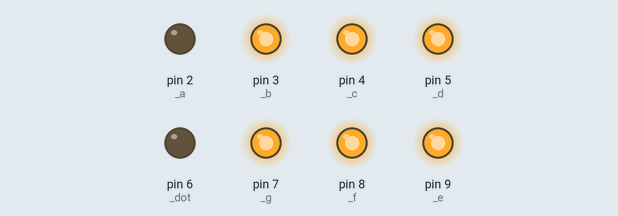
Recording of a sketch running on a simulated Arduino Uno, built with avr-gcc and run on an emulated ATmega328P. Shown: output pins drawn as LEDs (lit = HIGH).

Above: at 0.5 s.
At 1.5 s:
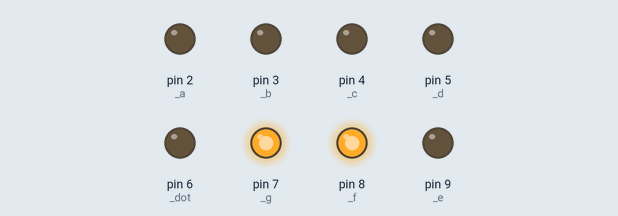
At 3.5 s:
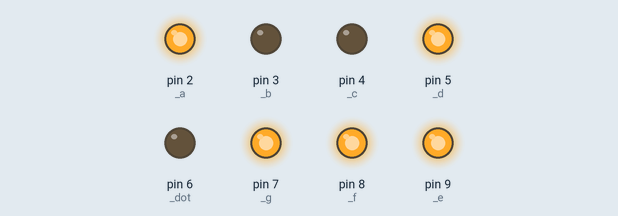
At 6.5 s:
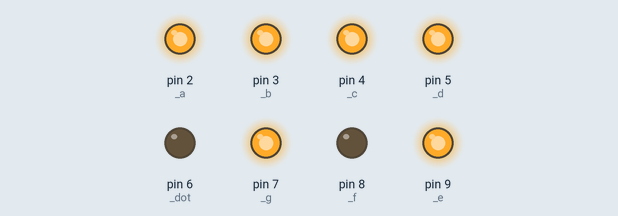
At 9.5 s:
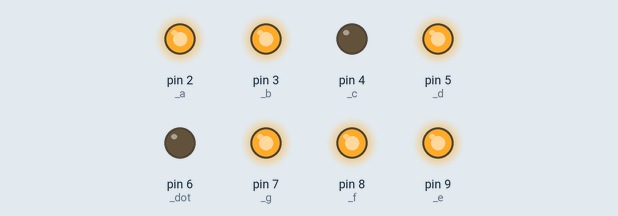
At 13.5 s:
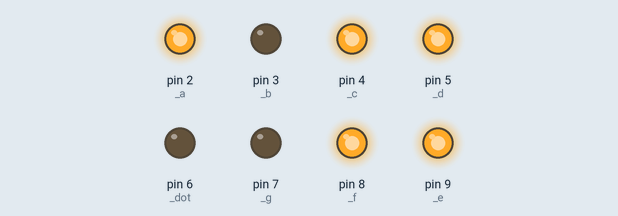
Timing chart, 0 to 14.3 s (numbered marks = the images above):
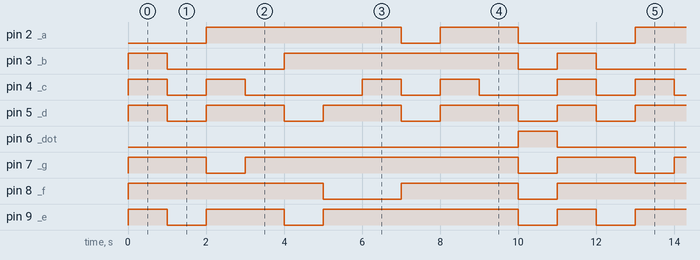

The sketch:

04_7segment01.ino
```cpp
const int _a=2;
const int _b=3;
const int _c=4;
const int _d=5;
const int _e=9;
const int _f=8;
const int _g=7;
const int _dot=6;

void display_number(int n) {
  switch(n)
  {
    case 0:
      digitalWrite(_e, HIGH);
      digitalWrite(_b, HIGH);
      digitalWrite(_c, HIGH);
      digitalWrite(_d, HIGH);
      digitalWrite(_g, HIGH);
      digitalWrite(_f, HIGH);
      digitalWrite(_a, LOW);
      digitalWrite(_dot, LOW);
      break;
    case 1:
      digitalWrite(_e, LOW);
      digitalWrite(_b, LOW);
      digitalWrite(_c, LOW);
      digitalWrite(_d, LOW);
      digitalWrite(_g, HIGH);
      digitalWrite(_f, HIGH);
      digitalWrite(_a, LOW);
      digitalWrite(_dot, LOW);
      break;
    case 2:
      digitalWrite(_e, HIGH);
      digitalWrite(_b, LOW);
      digitalWrite(_c, HIGH);
      digitalWrite(_d, HIGH);
      digitalWrite(_g, LOW);
      digitalWrite(_f, HIGH);
      digitalWrite(_a, HIGH);
      digitalWrite(_dot, LOW);
      break;
    case 3:
      digitalWrite(_e, HIGH);
      digitalWrite(_b, LOW);
      digitalWrite(_c, LOW);
      digitalWrite(_d, HIGH);
      digitalWrite(_g, HIGH);
      digitalWrite(_f, HIGH);
      digitalWrite(_a, HIGH);
      digitalWrite(_dot, LOW);
      break;
    case 4:
      digitalWrite(_e, LOW);
      digitalWrite(_b, HIGH);
      digitalWrite(_c, LOW);
      digitalWrite(_d, LOW);
      digitalWrite(_g, HIGH);
      digitalWrite(_f, HIGH);
      digitalWrite(_a, HIGH);
      digitalWrite(_dot, LOW);
      break;
    case 5:
      digitalWrite(_e, HIGH);
      digitalWrite(_b, HIGH);
      digitalWrite(_c, LOW);
      digitalWrite(_d, HIGH);
      digitalWrite(_g, HIGH);
      digitalWrite(_f, LOW);
      digitalWrite(_a, HIGH);
      digitalWrite(_dot, LOW);
      break;
    case 6:
      digitalWrite(_e, HIGH);
      digitalWrite(_b, HIGH);
      digitalWrite(_c, HIGH);
      digitalWrite(_d, HIGH);
      digitalWrite(_g, HIGH);
      digitalWrite(_f, LOW);
      digitalWrite(_a, HIGH);
      digitalWrite(_dot, LOW);
      break;
    case 7:
      digitalWrite(_e, HIGH);
      digitalWrite(_b, HIGH);
      digitalWrite(_c, LOW);
      digitalWrite(_d, LOW);
      digitalWrite(_g, HIGH);
      digitalWrite(_f, HIGH);
      digitalWrite(_a, LOW);
      digitalWrite(_dot, LOW);
      break;
    case 8:
      digitalWrite(_e, HIGH);
      digitalWrite(_b, HIGH);
      digitalWrite(_c, HIGH);
      digitalWrite(_d, HIGH);
      digitalWrite(_g, HIGH);
      digitalWrite(_f, HIGH);
      digitalWrite(_a, HIGH);
      digitalWrite(_dot, LOW);
      break;
    case 9:
      digitalWrite(_e, HIGH);
      digitalWrite(_b, HIGH);
      digitalWrite(_c, LOW);
      digitalWrite(_d, HIGH);
      digitalWrite(_g, HIGH);
      digitalWrite(_f, HIGH);
      digitalWrite(_a, HIGH);
      digitalWrite(_dot, LOW);
      break;
    case 10:
      digitalWrite(_e, LOW);
      digitalWrite(_b, LOW);
      digitalWrite(_c, LOW);
      digitalWrite(_d, LOW);
      digitalWrite(_g, LOW);
      digitalWrite(_f, LOW);
      digitalWrite(_a, LOW);
      digitalWrite(_dot, HIGH);
      break;
  }
}

void setup() {
  pinMode(_a, OUTPUT);
  pinMode(_b, OUTPUT);
  pinMode(_c, OUTPUT);
  pinMode(_d, OUTPUT);
  pinMode(_e, OUTPUT);
  pinMode(_f, OUTPUT);
  pinMode(_g, OUTPUT);
  pinMode(_dot, OUTPUT);

};

void loop() {
  int i;

  for(i=0; i<11; i++)
  {
    display_number(i);
    delay(1000);
  }
}
```

Measured:
- by itself, pin 2 (_a): repeats every 11.0 s: LOW 1.0 s, HIGH 2.0 s, LOW 3.0 s, HIGH 5.0 s
- by itself, pin 3 (_b): repeats every 11.0 s: LOW 3.0 s, HIGH 6.0 s, LOW 1.0 s, HIGH 1.0 s
- by itself, pin 4 (_c): repeats every 11.0 s: LOW 1.0 s, HIGH 1.0 s, LOW 3.0 s, HIGH 1.0 s, LOW 1.0 s, HIGH 1.0 s, LOW 2.0 s, HIGH 1.0 s
- by itself, pin 5 (_d): repeats every 11.0 s: 3 × (LOW 1.0 s, HIGH 2.0 s), LOW 1.0 s, HIGH 1.0 s
- by itself, pin 6 (_dot): alternates HIGH for 1.0 s and LOW for 10.0 s
- by itself, pin 7 (_g): repeats every 11.0 s: LOW 1.0 s, HIGH 7.0 s, LOW 1.0 s, HIGH 2.0 s
- by itself, pin 8 (_f): repeats every 11.0 s: LOW 2.0 s, HIGH 3.0 s, LOW 1.0 s, HIGH 5.0 s
- by itself, pin 9 (_e): repeats every 11.0 s: LOW 1.0 s, HIGH 2.0 s, LOW 1.0 s, HIGH 5.0 s, LOW 1.0 s, HIGH 1.0 s
